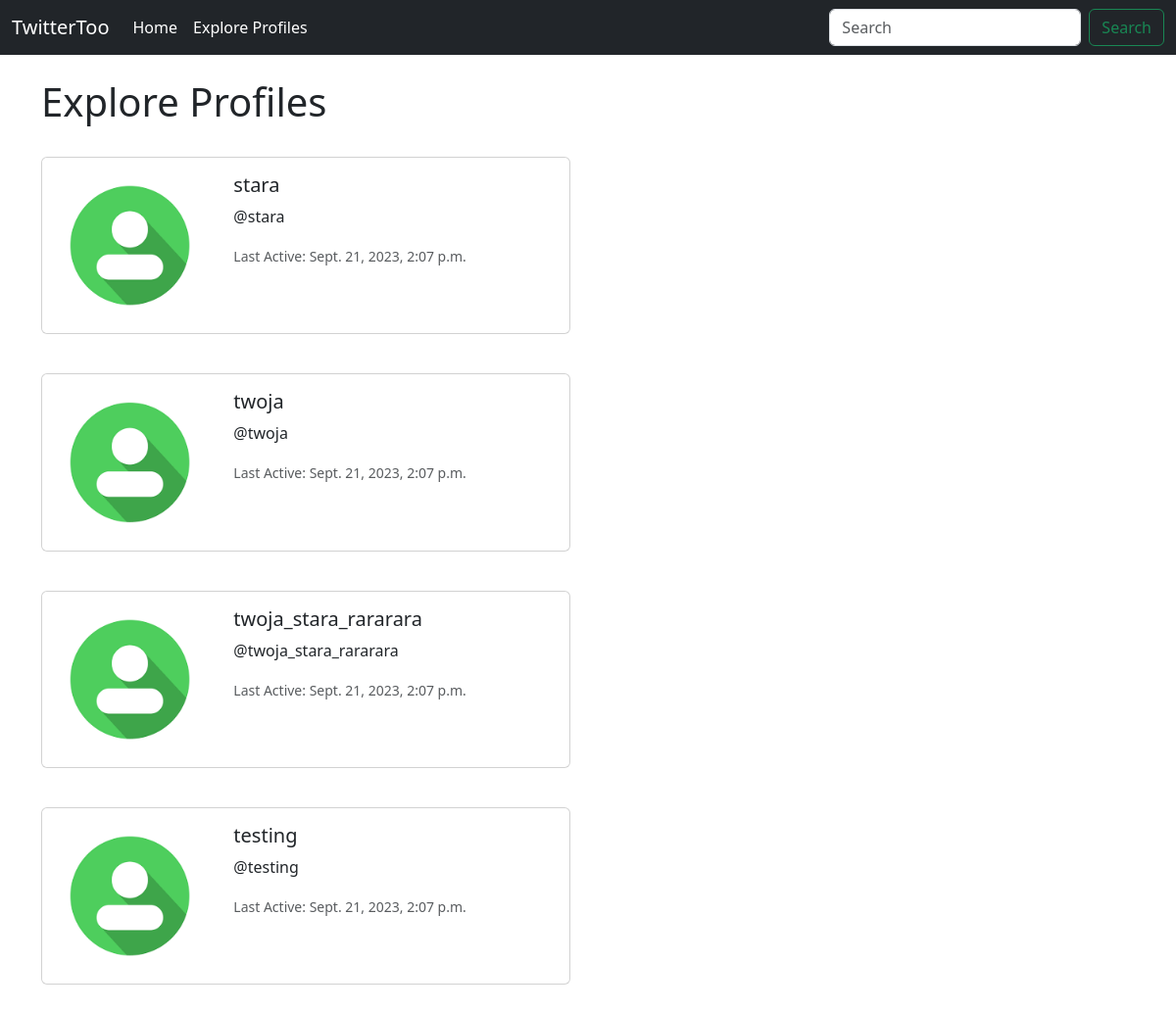
The app's page /explore_profiles/ (signed in) with its own data.
### TwitterToo/models.py (models this page shows, shortened)
class Profile(models.Model):
    user = models.OneToOneField(User, on_delete=models.CASCADE)
    follow = models.ManyToManyField(
        'self',
        related_name='followed_by',
        symmetrical=False,
        blank=True,
    )
    last_active_date = models.DateTimeField(User, auto_now=True)

### TwitterToo/views.py (the view)
# urls.py: path('explore_profiles/', views.explore_profiles, name='explore_profiles')
def explore_profiles(request):
    if request.user.is_authenticated:
        profiles = Profile.objects.exclude(user=request.user)
        return render(request, 'explore_profiles.html', {'profiles': profiles})
    else:
        messages.success(request, ('You must be logged in to view this page!'))
        return redirect('home')

### TwitterToo/templates/explore_profiles.html
{% extends 'base.html' %}
{% load static %}
{% block content%}
    <h1>Explore Profiles</h1>
<br/>
{% if profiles %}
    {% for profile in profiles%}
        <div class="card mb-3" style="max-width: 540px;">
            <div class="row g-0">
                <div class="col-md-4">
                    <img src="{% static 'images/avatar.png' %}" class="img-fluid rounded-start" alt="...">
                </div>
                <div class="col-md-8">
                    <div class="card-body">
                        <h5 class="card-title">{{ profile.user.username }}</h5>
                        <p class="card-text">@{{ profile.user.username }}</p>
                        <p class="card-text"><small class="text-body-secondary">Last Active: {{ profile.last_active_date}}<br/></small></p>
                    </div>
                </div>
            </div>
        </div>
        <br/>
    {% endfor %}
{% endif %}
{% endblock %}

### records on screen
Profile: user.username "stara", last_active_date "Sept. 21, 2023, 2:07 p.m."
Profile: user.username "twoja", last_active_date "Sept. 21, 2023, 2:07 p.m."
Profile: user.username "twoja_stara_rararara", last_active_date "Sept. 21, 2023, 2:07 p.m."
Profile: user.username "testing", last_active_date "Sept. 21, 2023, 2:07 p.m."
